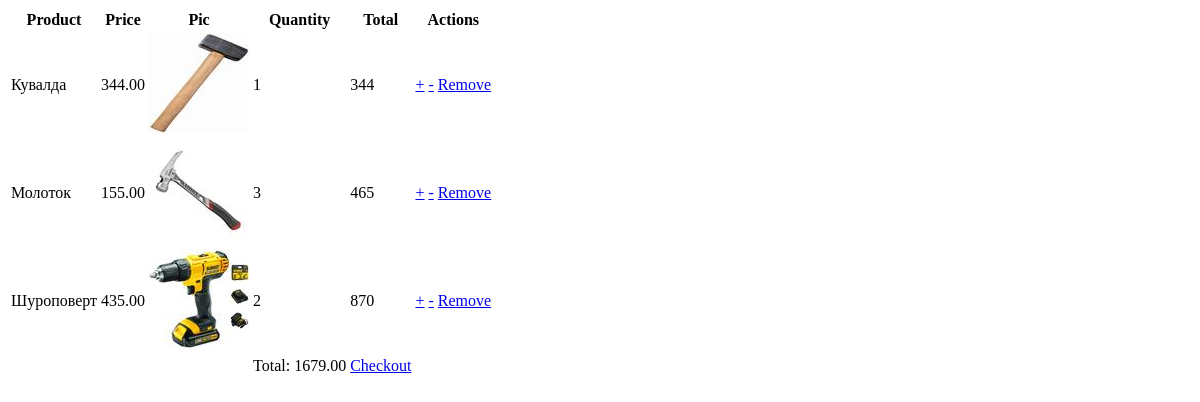
The page /other/cart/ (signed in) on the database as committed earlier.
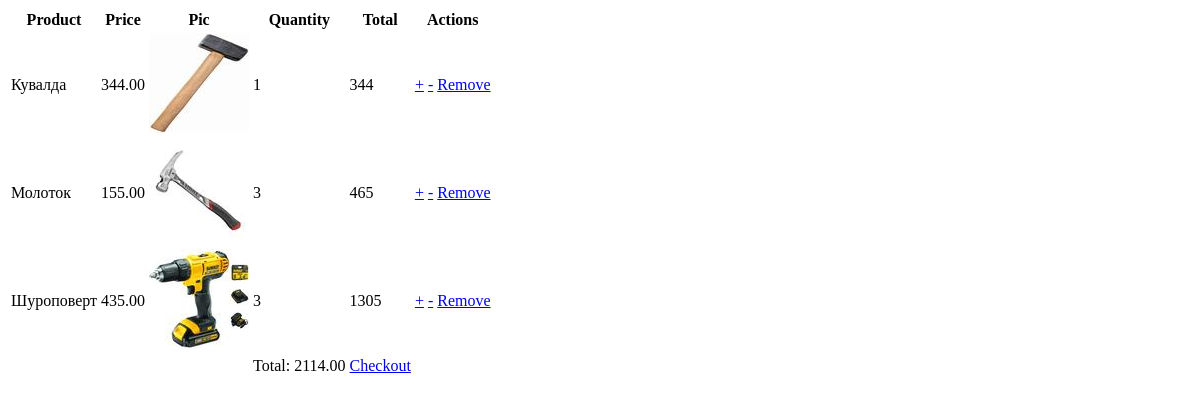
The same page on the database as committed later.
### apps/cart/models.py (models this page shows, shortened)
class CartItem(models.Model):
   cart = models.ForeignKey(Cart, on_delete=models.CASCADE)
   product = models.ForeignKey(Product, on_delete=models.CASCADE)
   quantity = models.IntegerField(default=1)
   created_at = models.DateTimeField(auto_now_add=True)
   updated_at = models.DateTimeField(auto_now=True)

class Product(models.Model):
   name = models.CharField(max_length=255)
   price = models.DecimalField(max_digits=10, decimal_places=2)
   description = models.TextField()
   image = models.ImageField(upload_to='static/products/', null=True, blank=True)
   created_at = models.DateTimeField(auto_now_add=True)
   updated_at = models.DateTimeField(auto_now=True)

### apps/cart/views.py (the view)
# urls.py: path('', views.view_cart, name='view_cart'),
def view_cart(request):
   cart_items = CartItem.objects.filter(cart__user=request.user)
   total_price = sum(item.product.price * item.quantity for item in cart_items)
   context = {'cart_items': cart_items, 'total_price': total_price}
   return render(request, 'cart/cart.html', context)

### apps/cart/templates/cart/cart.html
<!DOCTYPE html>
<html lang="en">
<head>
   <table>
   <thead>
       <tr>
           <th>Product</th>
           <th>Price</th>
           <th>Pic</th>
           <th>Quantity</th>
           <th>Total</th>
           <th>Actions</th>
       </tr>
   </thead>
   <tbody>
       {% for item in cart_items %}
           <tr>
               <td>{{ item.product.name }}</td>
               <td>{{ item.product.price }}</td>
               <td><img src="{{ item.product.image.url }}" alt="{{ item.product.name }}"></td>
               <td>{{ item.quantity }}</td>
               <td>{% widthratio item.product.price 1 item.quantity %}</td>
               <td>
                   <a href="{% url 'cart:update_item' item.id %}?quantity=1">+</a>
                   <a href="{% url 'cart:update_item' item.id %}?quantity=-1">-</a>
                   <a href="{% url 'cart:remove_item' item.id %}">Remove</a>
               </td>
           </tr>
       {% endfor %}
   </tbody>
   <tfoot>
       <tr>
           <td colspan="3"></td>
           <td>Total: {{ total_price }}</td>
           <td><a href="{% url 'cart:checkout' %}">Checkout</a></td>
       </tr>
   </tfoot>
</table>
</head>
<body>
</body>
</html>

Rows that differ between the two databases and show on the page:
changed CartItem "Шуроповерт": quantity "2" → "3"; product+quantity "870" → "1305"
Other text that changed with them:
{{ total_price }}: "1679.00" → "2114.00"
